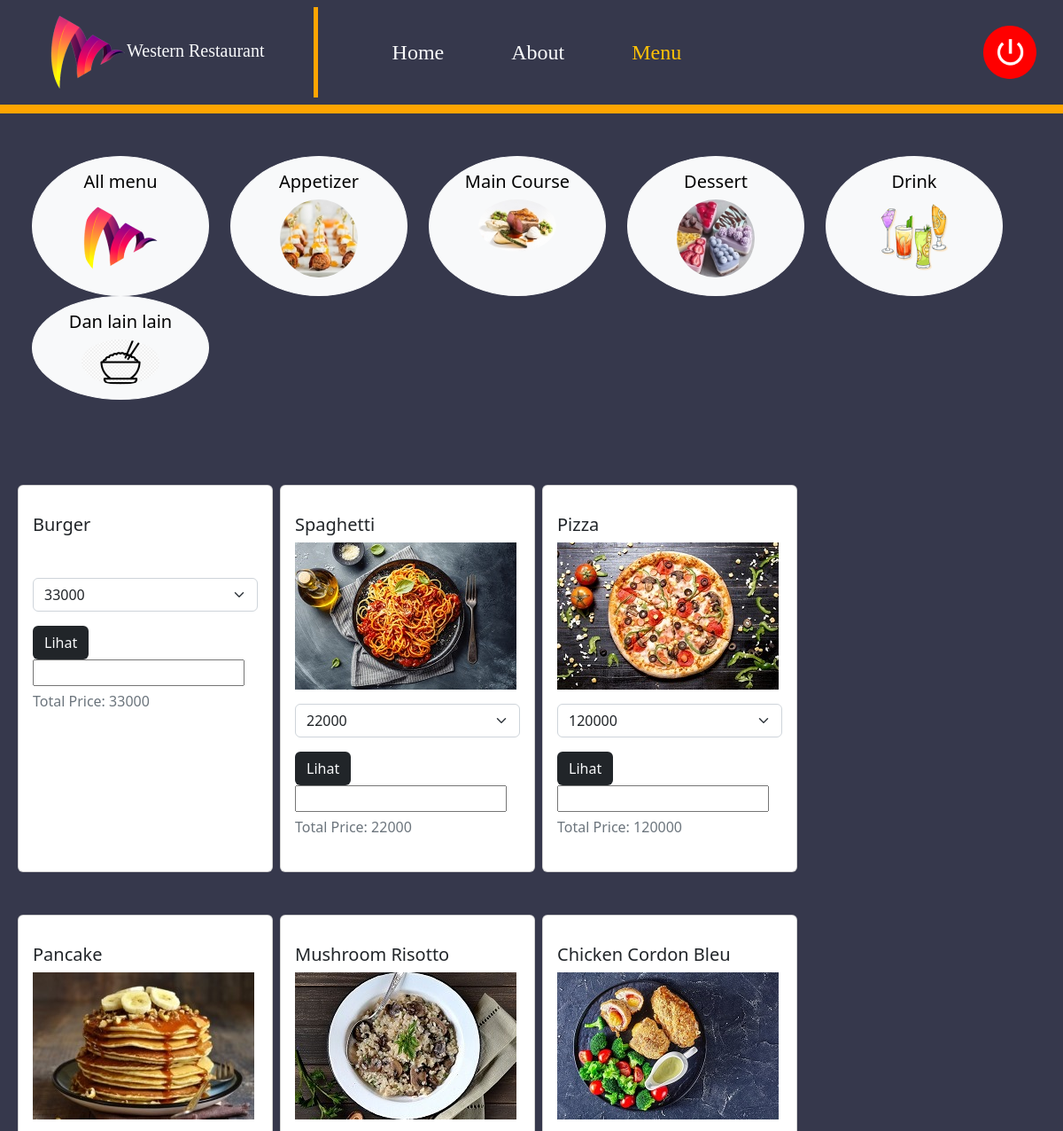
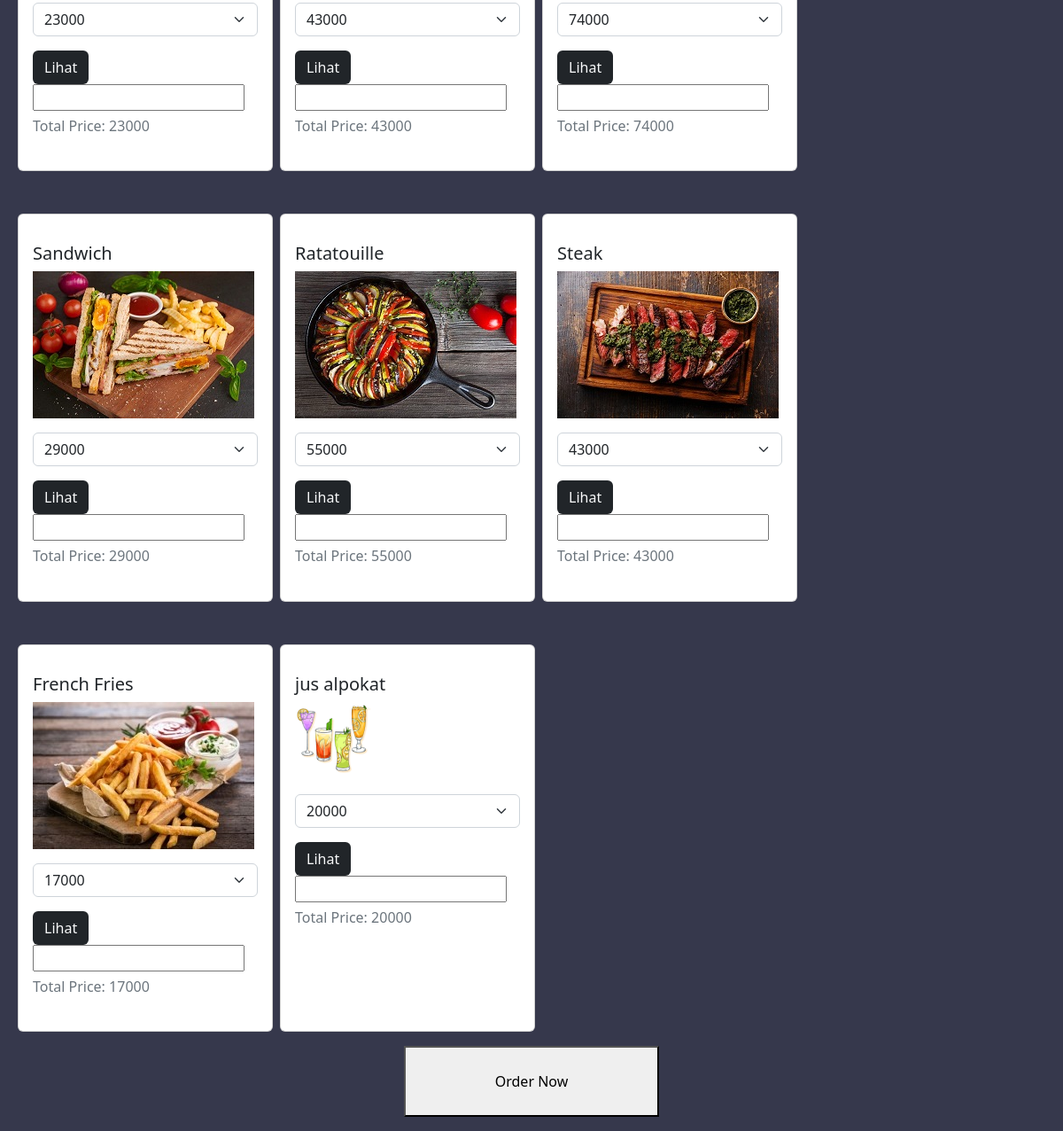
The app's page /menu-users.php?category=all (signed in) with its own data (2 pictures, top to bottom).
### tables this page shows
CREATE TABLE `food` (
  `id_food` int(11) NOT NULL,
  `nama` varchar(50) NOT NULL,
  `keterangan` text NOT NULL,
  `harga` int(6) NOT NULL,
  `rating` float NOT NULL,
  `gambar` varchar(50) NOT NULL,
  `category` varchar(20) NOT NULL
);

### functions/functions-food.php (called while the page is built, shortened)
<?php
    include 'connection.php';
    function queryFunction($query){
        global $connect;
        $rows = [];
        $result = mysqli_query($connect, $query);
        while($row = mysqli_fetch_assoc($result)){
            $rows[] = $row;
        }
        return $rows;
    }
?>

### menu-users.php (the view, shortened to what this page needs)
<?php
    include 'functions/functions-food.php';
    if($_GET['category'] == "all"){
        $food = queryFunction("SELECT * FROM food WHERE category='appetizer' OR category='main course' OR category='dessert' OR category='drink'");
    }else{
        $food = queryFunction("SELECT * FROM food WHERE category='$_GET[category]'");
    }
    $length = end($food);
    $menu = [
        [
            'id' => 1,
            'name' => "All menu",
            'category' => "all",
            'img' => "assets/logo_background/logo-restaurant.png",
        ],
        [
            'id' => 2,
            'name' => "Appetizer",
            'category' => "appetizer",
            'img' => "assets/logo_background/appetizer.jpg",
        ],
        [
            'id' => 3,
            'name' => "Main Course",
            'category' => "main course",
            'img' => "assets/logo_background/main_course.jpg",
        ],
        [
            'id' => 4,
            'name' => "Dessert",
            'category' => "dessert",
            'img' => "assets/logo_background/dessert.jpg",
        ],
        [
            'id' => 5,
            'name' => "Drink",
            'category' => "drink",
            'img' => "assets/logo_background/drink.png",
        ],
        [
            'id' => 6,
            'name' => "Dan lain lain",
            'category' => "dan lain lain",
            'img' => "assets/logo_background/dll.jpg",
        ],
    ]
?>
<!DOCTYPE html>
<html lang="en">
<head>
    <link rel="stylesheet" href="assets/css/styleHomeUsers.css">
    <link href="https://cdn.jsdelivr.net/npm/bootstrap@5.2.2/dist/css/bootstrap.min.css" rel="stylesheet">
</head>
<body>
    <div class="menu-main-page">
    <nav class="navbar navbar-expand-lg navbar-light sticky-top">
        <a class="navbar-brand logo-restaurant text-light" href="#"><img src="assets/logo_background/logo-restaurant.png" alt="Logo-Restaurant">Western Restaurant</a>
        <div class="collapse navbar-collapse" id="navbarNav">
            <ul class="navbar-nav">
            <li class="nav-item active navbar-menu">
                <a class="nav-link text-light text-menu" href="home-users.php">Home</a>
            </li>
            <li class="nav-item navbar-menu">
                <a class="nav-link text-light text-menu" href="about-users.php">About</a>
            </li>
            <li class="nav-item navbar-menu">
                <a class="nav-link text-warning text-menu" href="menu-users.php?category=all">Menu</a>
            </li>
            </ul>
        </div>
        <a href="logout-users.php" class="logout"><img src="assets/logo_background/logout.png" alt="logout"></a>
    </nav>
    <div>
        <div class="container-fluid mt-5">
            <div class="d-flex flex-wrap">
                <?php foreach($menu as $row) : ?>
                    <a href="menu-users.php?category=<?= $row["category"]; ?>" class="ms-4 pt-3 pb-3 btn btn-light" style="width: 200px; border-radius: 50%;">
                        <div>
                            <h5><?= $row["name"]; ?></h5>
                            <img src="<?= $row["img"]; ?>" alt="category-image" style="border-radius: 50%;">
                        </div>
                    </a>
                <?php endforeach; ?>
            </div>
        </div>
        <div>
        <div class="container-fluid mt-5">
            <form action="" method="POST">
            <div class="d-flex flex-wrap">
                    <?php foreach($food as $row) : ?>
                    <div class="card ms-2 mt-5 pt-3 pb-3" style="width: 18rem;">
                        <div class="card-body">
                                <h5 class="card-title"><?= $row["nama"]; ?></h5>
                                <p class="card-image"><img src="img/<?= $row["gambar"]; ?>" alt=""></p>
                                <div class="input-group mb-3">
                                    <select class="form-select" id="price<?= $row['id_food']; ?>">
                                        <option selected><?= $row["harga"]; ?></option>
                                    </select>
                                </div>
                                <a href="lihat-menu.php?id_food=<?= $row['id_food']; ?>" class="btn bg-dark text-light">Lihat</a>
                                <input type="number" name="quantity<?= $row['id_food']; ?>" id="quantity<?= $row['id_food']; ?>">
                                <h6 class="card-subtitle mb-2 text-muted mt-2" id="total-price<?= $row['id_food']; ?>">Total Price: <?= $row["harga"]; ?></h6>
                            </div>
                        </div>
                    <?php endforeach; ?>
                </div>
                <center class="mt-3 pb-3" >
                    <button type="submit" name="order" style="width: 18rem; height: 5rem;">Order Now</button>
                </center>
            </form>
        </div>
    </div>
    </div>
</body>
</html>

### assets/css/styleHomeUsers.css (style rules this page uses)
.menu-main-page { background-color: #36384C; background-repeat: repeat-x; }
.logo-restaurant { border-right: 5px solid orange; font-family: 'Poppins'; padding: 55px; }
.navbar { border-bottom: 10px solid orange; background: #36384C; }
.navbar-menu { font-family: 'Poppins'; font-style: normal; font-weight: 400; font-size: 24px; line-height: 45px; margin-left: 60px; }
.logout { padding-right: 30px; }

### records on screen
food: name "Main Course", shows a picture, nama "Pizza", gambar (picture), harga+id_food "120000", harga "120000"
food: name "Dessert", shows a picture, nama "Pancake", gambar (picture), harga+id_food "23000", harga "23000"
food: nama "Burger", harga+id_food "33000", harga "33000"
food: nama "Spaghetti", gambar (picture), harga+id_food "22000", harga "22000"
food: nama "Mushroom Risotto", gambar (picture), harga+id_food "43000", harga "43000"
food: nama "Chicken Cordon Bleu", gambar (picture), harga+id_food "74000", harga "74000"
food: nama "Sandwich", gambar (picture), harga+id_food "29000", harga "29000"
food: nama "Ratatouille", gambar (picture), harga+id_food "55000", harga "55000"
food: nama "Steak", gambar (picture), harga+id_food "43000", harga "43000"
food: nama "French Fries", gambar (picture), harga+id_food "17000", harga "17000"
food: nama "jus alpokat", gambar (picture), harga+id_food "20000", harga "20000"

### other values on screen
$row["name"] "All menu"
$row["name"] "Appetizer"
$row["name"] "Drink"
$row["name"] "Dan lain lain"
